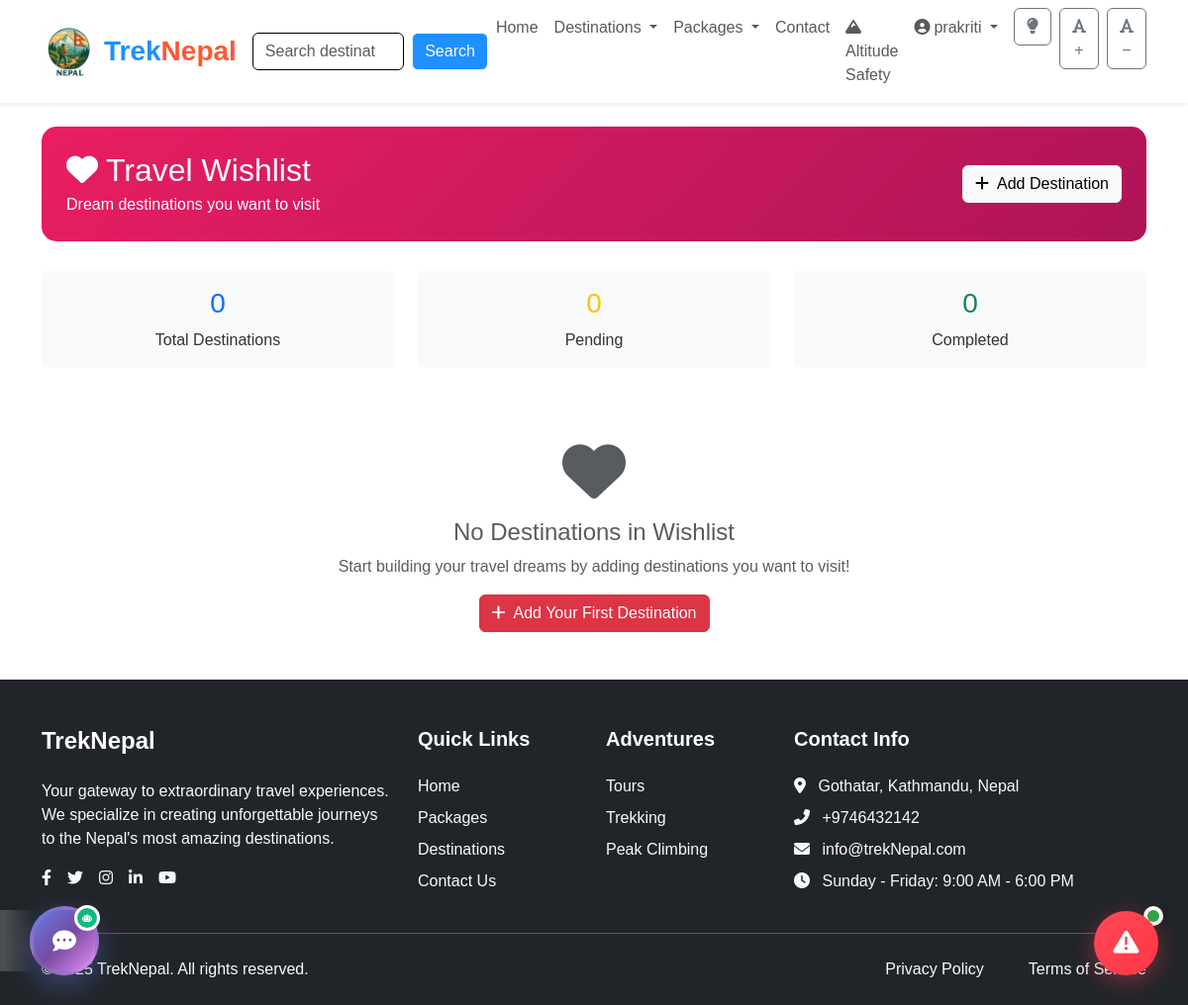
Page /personal/wishlist/ (signed in) on the earlier database version.
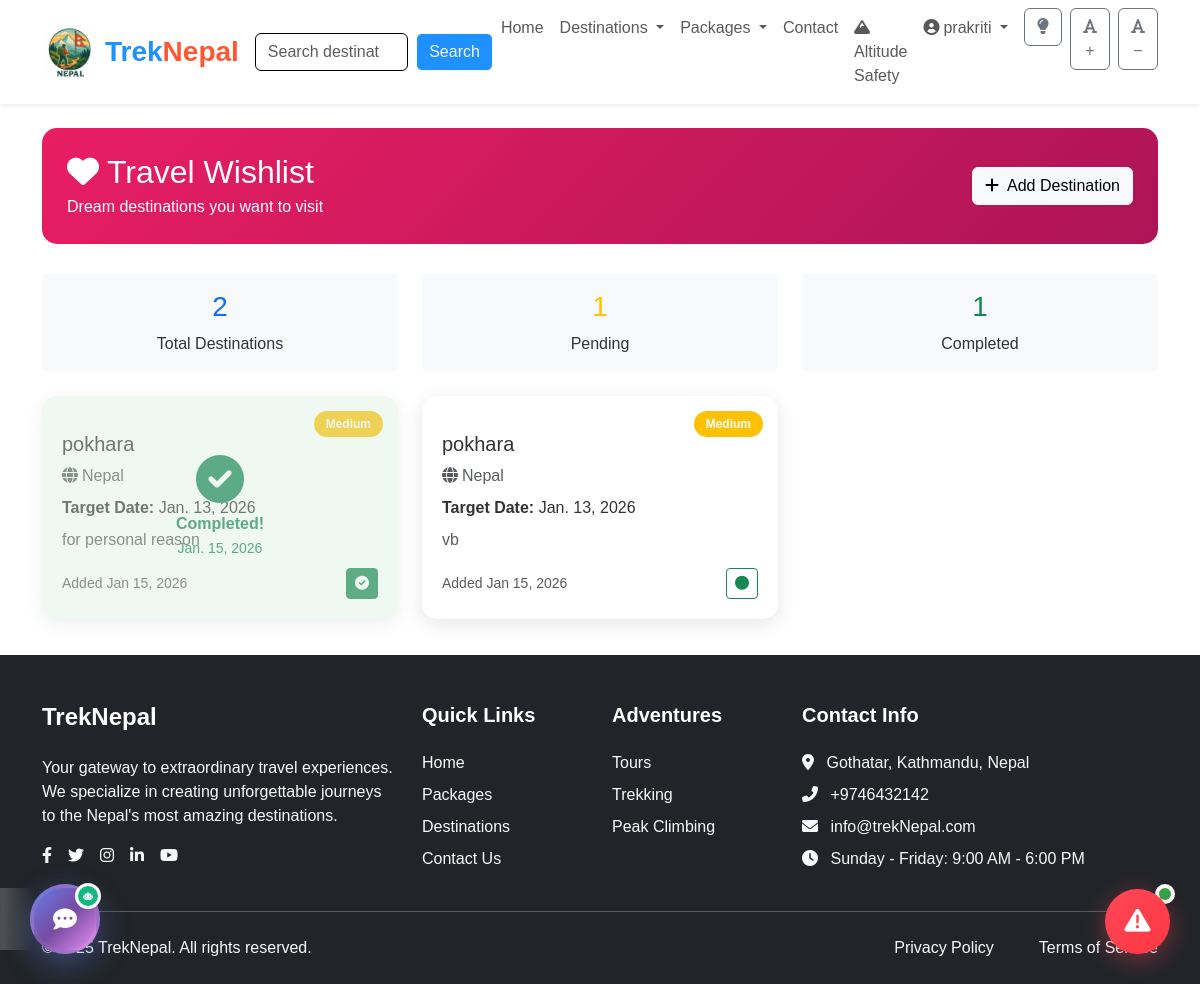
Same page on the later database version.
### app/models.py (models this page shows, shortened)
class TravelWishlist(models.Model):
    user = models.ForeignKey(User, on_delete=models.CASCADE)
    destination = models.CharField(max_length=100)
    country = models.CharField(max_length=50)
    estimated_cost = models.DecimalField(max_digits=10, decimal_places=2, null=True, blank=True)
    currency = models.CharField(max_length=3, default='NPR')
    priority = models.CharField(max_length=10, choices=[
        ('high', 'High'),
        ('medium', 'Medium'),
        ('low', 'Low')
    ], default='medium')
    target_date = models.DateField(null=True, blank=True)
    notes = models.TextField(blank=True)
    is_completed = models.BooleanField(default=False)
    completed_date = models.DateField(null=True, blank=True)
    created_at = models.DateTimeField(auto_now_add=True)
    class Meta:
        ordering = ['-priority', 'target_date']

### app/personal_views.py (the view)
# urls.py: path('wishlist/', personal_views.travel_wishlist, name='travel_wishlist'),
@login_required
def travel_wishlist(request):
    wishlist_items = TravelWishlist.objects.filter(user=request.user).order_by('-priority', 'target_date')
    completed_items = wishlist_items.filter(is_completed=True)
    pending_items = wishlist_items.filter(is_completed=False)
    context = {
        'wishlist_items': wishlist_items,
        'completed_items': completed_items,
        'pending_items': pending_items,
        'total_items': wishlist_items.count(),
        'completed_count': completed_items.count()
    }
    return render(request, 'personal/travel_wishlist.html', context)

### app/templates/personal/travel_wishlist.html (shortened to what this page needs)
{% extends 'base.html' %}
{% load static %}
{% block content %}
<div class="container mt-4">
    <div class="wishlist-header">
        <div class="d-flex justify-content-between align-items-center">
            <div>
                <h2 class="mb-1"><i class="fas fa-heart me-2"></i>Travel Wishlist</h2>
                <p class="mb-0 opacity-90">Dream destinations you want to visit</p>
            </div>
            <button class="btn btn-light" data-bs-toggle="modal" data-bs-target="#addWishlistModal">
                <i class="fas fa-plus me-2"></i>Add Destination
            </button>
        </div>
    </div>
    <div class="row mb-4">
        <div class="col-md-4">
            <div class="text-center p-3 bg-light rounded">
                <h3 class="text-primary">{{ total_items }}</h3>
                <p class="mb-0">Total Destinations</p>
            </div>
        </div>
        <div class="col-md-4">
            <div class="text-center p-3 bg-light rounded">
                <h3 class="text-warning">{{ pending_items.count }}</h3>
                <p class="mb-0">Pending</p>
            </div>
        </div>
        <div class="col-md-4">
            <div class="text-center p-3 bg-light rounded">
                <h3 class="text-success">{{ completed_count }}</h3>
                <p class="mb-0">Completed</p>
            </div>
        </div>
    </div>
    <div class="row">
        {% for item in wishlist_items %}
        <div class="col-md-6 col-lg-4 mb-3">
            <div class="wishlist-card {% if item.is_completed %}completed{% endif %}">
                <div class="priority-badge" style="background-color:
                    {% if item.priority == 'high' %}#dc3545
                    {% elif item.priority == 'medium' %}#ffc107
                    {% else %}#28a745{% endif %};">
                    {{ item.get_priority_display }}
                </div>
                <h5 class="mb-2 mt-3">{{ item.destination }}</h5>
                <p class="text-muted mb-2">
                    <i class="fas fa-globe me-1"></i>{{ item.country }}
                </p>
                {% if item.target_date %}
                <p class="mb-2">
                    <strong>Target Date:</strong> {{ item.target_date }}
                </p>
                {% endif %}
                {% if item.notes %}
                <p class="text-muted mb-3">{{ item.notes|truncatewords:15 }}</p>
                {% endif %}
                <div class="d-flex justify-content-between align-items-center">
                    <small class="text-muted">
                        Added {{ item.created_at|date:"M d, Y" }}
                    </small>
                    <button class="btn btn-sm {% if item.is_completed %}btn-success{% else %}btn-outline-success{% endif %}"
                            onclick="toggleWishlistStatus({{ item.id }})">
                        <i class="fas {% if item.is_completed %}fa-check-circle{% else %}fa-circle{% endif %}"></i>
                    </button>
                </div>
                {% if item.is_completed %}
                <div class="completed-overlay">
                    <div class="text-center">
                        <i class="fas fa-check-circle fa-3x text-success"></i>
                        <div class="mt-2 fw-bold text-success">Completed!</div>
                        {% if item.completed_date %}
                        <small class="text-success">{{ item.completed_date }}</small>
                        {% endif %}
                    </div>
                </div>
                {% endif %}
            </div>
        </div>
        {% empty %}
        <div class="col-12">
            <div class="text-center py-5">
                <i class="fas fa-heart fa-4x text-muted mb-3"></i>
                <h4 class="text-muted">No Destinations in Wishlist</h4>
                <p class="text-muted">Start building your travel dreams by adding destinations you want to visit!</p>
                <button class="btn btn-danger" data-bs-toggle="modal" data-bs-target="#addWishlistModal">
                    <i class="fas fa-plus me-2"></i>Add Your First Destination
                </button>
            </div>
        </div>
        {% endfor %}
    </div>
</div>
{% endblock %}

### app/templates/base.html (shortened to what this page needs)
<!DOCTYPE html>
<html lang="en">
<head>
    <link href="https://cdn.jsdelivr.net/npm/bootstrap@5.3.0/dist/css/bootstrap.min.css" rel="stylesheet">
    <link rel="stylesheet" href="https://cdnjs.cloudflare.com/ajax/libs/font-awesome/6.0.0/css/all.min.css">
    <link rel="stylesheet" href="https://cdnjs.cloudflare.com/ajax/libs/OwlCarousel2/2.3.4/assets/owl.carousel.min.css">
    <link rel="stylesheet" href="https://cdnjs.cloudflare.com/ajax/libs/OwlCarousel2/2.3.4/assets/owl.theme.default.min.css">
    <link rel="stylesheet" href="https://cdnjs.cloudflare.com/ajax/libs/aos/2.3.4/aos.css">
    <link rel="stylesheet" href="/static/css/style.css">
</head>
<body>
    <header class="sticky-top">
        <nav class="navbar navbar-expand-lg navbar-light bg-white shadow-sm">
            <div class="container">
              <a class="navbar-brand d-flex align-items-center" href="{% url 'home' %}">
                <img src="/static/img/image.png" alt="" height="55" class="me-2" style="border-radius: 10px;">
                <span class="fw-bold fs-3" style="font-family: 'Poppins', sans-serif; color: #1e90ff;">
                    Trek<span style="color: #ff5733;">Nepal</span>
                </span>
            </a>
                <div class="collapse navbar-collapse" id="navbarNav">
                  <form method="get" action="{% url 'search_view' %}" class="d-flex">
                    <input class="form-control me-2" type="search" name="q" placeholder="Search destinations..." value="{{ request.GET.q }}">
                    <button class="btn btn-outline-light" type="submit" style="background-color: #1e90ff;">Search</button>
                </form>
                    <ul class="navbar-nav ms-auto">
                        <li class="nav-item">
                            <a class="nav-link" href="{% url 'home' %}">Home</a>
                        </li>
                        <li class="nav-item dropdown">
                            <a class="nav-link dropdown-toggle scrollable-dropdown" href="#" id="destinationsDropdown" role="button" data-bs-toggle="dropdown" aria-expanded="false">
                                Destinations
                            </a>
                        </li>
                        <li class="nav-item dropdown">
                            <a class="nav-link dropdown-toggle" href="#" id="packagesDropdown" role="button" data-bs-toggle="dropdown" aria-expanded="false">
                                Packages
                            </a>
                        </li>
                        <li class="nav-item">
                            <a class="nav-link" href="{% url 'contact_us' %}">Contact</a>
                        </li>
                        {% if user.is_authenticated %}
                        <li class="nav-item">
                            <a class="nav-link" href="{% url 'altitude_dashboard' %}">
                                <i class="fas fa-mountain me-1"></i>Altitude Safety
                            </a>
                        </li>
                        {% endif %}
                        {% if user.is_authenticated %}
                        <li class="nav-item dropdown">
                            <a class="nav-link dropdown-toggle" href="#" id="userDropdown" role="button" data-bs-toggle="dropdown" aria-expanded="false">
                                <i class="fas fa-user-circle me-1"></i>{{ user.username }}
                            </a>
                        </li>
                        {% endif %}
                    <li class="nav-item">
                        <button id="theme-toggle" class="btn btn-outline-secondary ms-2">
                            <i id="theme-icon" class="fas fa-lightbulb"></i>
                        </button>
                    </li>
                    <li class="nav-item">
                        <button id="increase-text" class="btn btn-outline-secondary ms-2">
                            <i class="fas fa-font"></i>+
                        </button>
                    </li>
                    <li class="nav-item">
                        <button id="decrease-text" class="btn btn-outline-secondary ms-2">
                            <i class="fas fa-font"></i>−
                        </button>
                    </li>
                    </ul>
                </div>
            </div>
        </nav>
    </header>
    {% if user.is_authenticated %}
    <div class="emergency-container">
        <button class="emergency-btn" id="emergencyBtn">
            <i class="fas fa-exclamation-triangle"></i>
        </button>
        <div class="emergency-status" id="emergencyStatus">
            <div class="status-dot"></div>
        </div>
    </div>
    {% endif %}
    {% if user.is_authenticated %}
    <div class="ai-assistant-container">
        <a href="{% url 'chatbot_interface' %}" class="ai-assistant-btn">
            <i class="fas fa-comment-dots"></i>
            <div class="chat-bubble">
                <i class="fas fa-robot" style="font-size: 8px;"></i>
            </div>
        </a>
    </div>
    {% endif %}
    <main>
        {% block content %}{% endblock %}
    </main>
<footer class="bg-dark text-white pt-5 pb-4">
    <div class="container">
        <div class="row g-4">
            <div class="col-lg-4">
                <h4 class="mb-4 fw-bold text-white">TrekNepal</h4>
                <p class="text-light">Your gateway to extraordinary travel experiences. We specialize in creating unforgettable journeys to the Nepal's most amazing destinations.</p>
                <div class="d-flex gap-3 mt-3">
                    <a href="#" class="text-light"><i class="fab fa-facebook-f"></i></a>
                    <a href="#" class="text-light"><i class="fab fa-twitter"></i></a>
                    <a href="#" class="text-light"><i class="fab fa-instagram"></i></a>
                    <a href="#" class="text-light"><i class="fab fa-linkedin-in"></i></a>
                    <a href="#" class="text-light"><i class="fab fa-youtube"></i></a>
                </div>
            </div>
            <div class="col-lg-2 col-md-4">
                <h5 class="mb-4 fw-bold text-white">Quick Links</h5>
                <ul class="list-unstyled">
                    <li class="mb-2"><a href="{% url 'home' %}" class="text-light text-decoration-none">Home</a></li>
                    <li class="mb-2"><a href="{% url 'package_list' %}" class="text-light text-decoration-none">Packages</a></li>
                    <li class="mb-2"><a href="{% url 'explore_countries' %}" class="text-light text-decoration-none">Destinations</a></li>
                    <li class="mb-2"><a href="{% url 'contact_us' %}" class="text-light text-decoration-none">Contact Us</a></li>
                </ul>
            </div>
            <div class="col-lg-2 col-md-4">
                <h5 class="mb-4 fw-bold text-white">Adventures</h5>
                <ul class="list-unstyled">
                    <li class="mb-2"><a href="{% url 'tour_list' %}" class="text-light text-decoration-none">Tours</a></li>
                    <li class="mb-2"><a href="{% url 'trekking_list' %}" class="text-light text-decoration-none">Trekking</a></li>
                    <li class="mb-2"><a href="{% url 'peak_climbing_list' %}" class="text-light text-decoration-none">Peak Climbing</a></li>
                </ul>
            </div>
            <div class="col-lg-4 col-md-4">
                <h5 class="mb-4 fw-bold text-white">Contact Info</h5>
                <ul class="list-unstyled text-light">
                    <li class="mb-2"><i class="fas fa-map-marker-alt me-2"></i> Gothatar, Kathmandu, Nepal</li>
                    <li class="mb-2"><i class="fas fa-phone-alt me-2"></i> +9746432142</li>
                    <li class="mb-2"><i class="fas fa-envelope me-2"></i> info@trekNepal.com</li>
                    <li class="mb-2"><i class="fas fa-clock me-2"></i> Sunday - Friday: 9:00 AM - 6:00 PM</li>
                </ul>
            </div>
        </div>
        <hr class="my-4 border-light">
        <div class="row">
            <div class="col-md-6 text-center text-md-start">
                <p class="mb-0 text-light">&copy; 2025 TrekNepal. All rights reserved.</p>
            </div>
            <div class="col-md-6 text-center text-md-end">
                <ul class="list-inline mb-0">
                    <li class="list-inline-item"><a href="#" class="text-light text-decoration-none">Privacy Policy</a></li>
                    <li class="list-inline-item"><span class="text-muted mx-2">|</span></li>
                    <li class="list-inline-item"><a href="#" class="text-light text-decoration-none">Terms of Service</a></li>
                </ul>
            </div>
        </div>
    </div>
</footer>
</body>
</html>

Differences in the rows shown:
added TravelWishlist: priority "Medium", destination "pokhara", country "Nepal", target_date "Jan. 13, 2026", notes "for personal reason", created_at "Jan 15, 2026", is_completed True (drawn), completed_date "Jan. 15, 2026"
added TravelWishlist: priority "Medium", destination "pokhara", country "Nepal", target_date "Jan. 13, 2026", notes "vb", created_at "Jan 15, 2026", is_completed False (drawn)
Other differences:
{{ total_items }}: "0" → "2"
{{ pending_items.count }}: "0" → "1"
{{ completed_count }}: "0" → "1"
text no longer shown: "No Destinations in Wishlist Start building your travel dreams by adding destinations you want to visit! Add Your First Destination"
